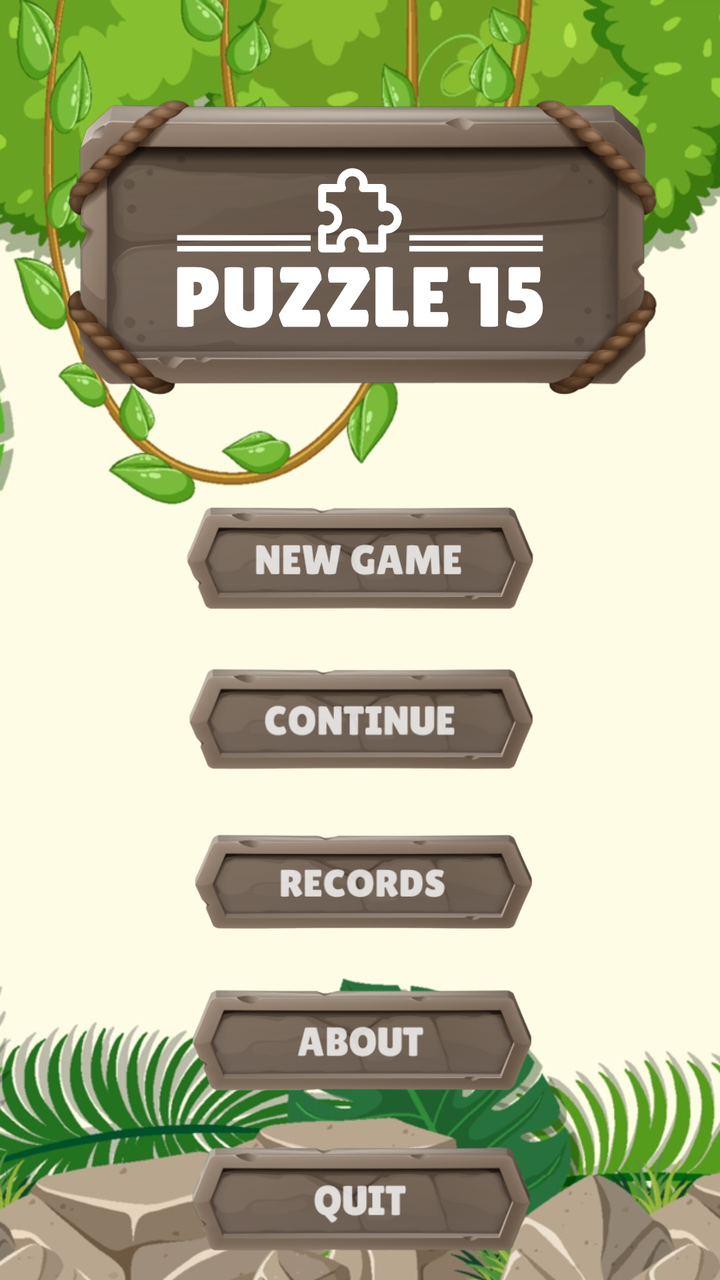
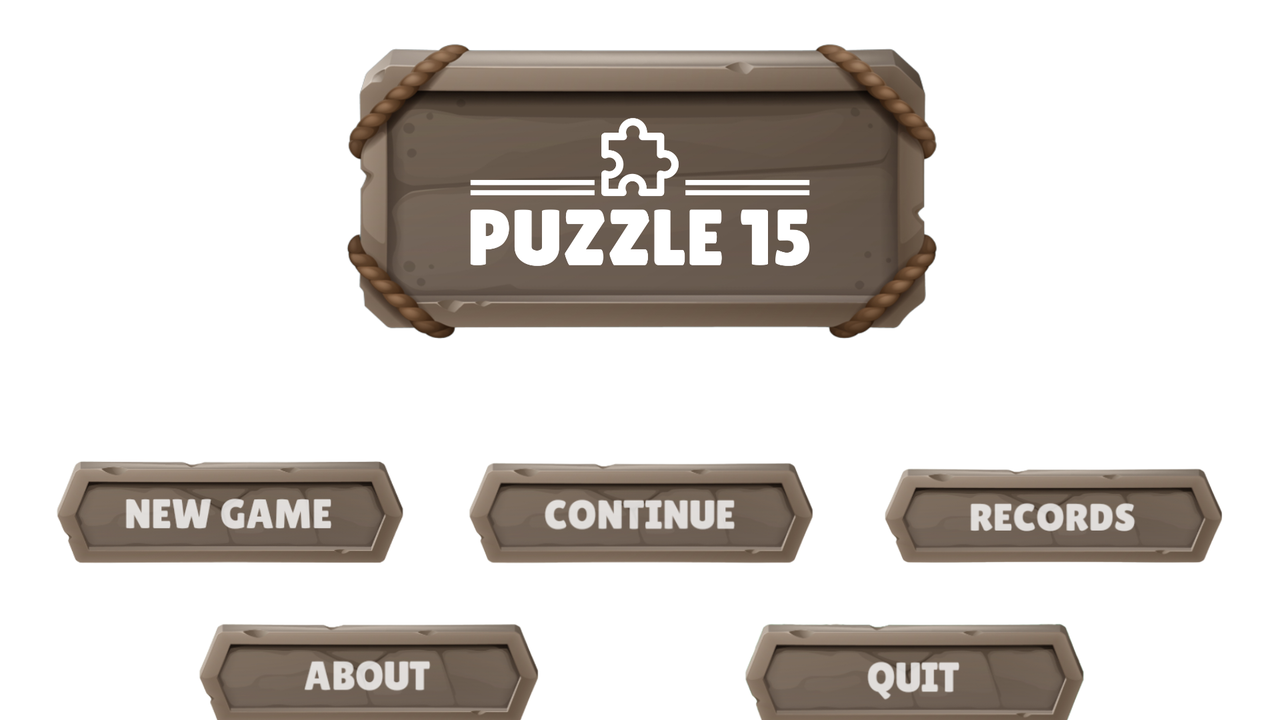

Two renders of one Android screen. The first uses the default layout on a phone; the second uses the alternative layout the repository ships for a different screen configuration, on a matching device. The two XML files are below.
<!-- AndroidManifest.xml: application theme Theme.Puzzle_15 -->
<!-- res/layout/activity_main.xml -->
<?xml version="1.0" encoding="utf-8"?>
<androidx.constraintlayout.widget.ConstraintLayout xmlns:android="http://schemas.android.com/apk/res/android"
    xmlns:app="http://schemas.android.com/apk/res-auto"
    android:layout_width="match_parent"
    android:layout_height="match_parent"
    android:background="@drawable/img_1">

    <androidx.appcompat.widget.AppCompatImageView
        android:layout_width="175dp"
        android:layout_height="55dp"
        android:background="@drawable/btn_new_game"
        app:layout_constraintBottom_toBottomOf="@id/newGame"
        app:layout_constraintEnd_toEndOf="@id/newGame"
        app:layout_constraintStart_toStartOf="@id/newGame"
        app:layout_constraintTop_toTopOf="@id/newGame" />

    <androidx.appcompat.widget.AppCompatImageButton
        android:id="@+id/newGame"
        android:layout_width="180dp"
        android:layout_height="60dp"
        android:background="@drawable/bg_btn_new_game"
        app:layout_constraintBottom_toBottomOf="parent"
        app:layout_constraintEnd_toEndOf="parent"
        app:layout_constraintStart_toStartOf="parent"
        app:layout_constraintTop_toTopOf="parent"
        app:layout_constraintVertical_bias="0.43" />

    <androidx.appcompat.widget.AppCompatImageView
        android:layout_width="175dp"
        android:layout_height="55dp"
        android:background="@drawable/btn_continue_game"
        app:layout_constraintBottom_toBottomOf="@id/continue1"
        app:layout_constraintEnd_toEndOf="@id/continue1"
        app:layout_constraintStart_toStartOf="@id/continue1"
        app:layout_constraintTop_toTopOf="@id/continue1" />

    <androidx.appcompat.widget.AppCompatImageButton
        android:id="@+id/continue1"
        android:layout_width="180dp"
        android:layout_height="60dp"
        android:layout_marginTop="20dp"
        android:background="@drawable/bg_continue_game"
        app:layout_constraintEnd_toEndOf="parent"
        app:layout_constraintStart_toStartOf="parent"
        app:layout_constraintTop_toBottomOf="@id/newGame" />

    <androidx.appcompat.widget.AppCompatImageView
        android:layout_width="175dp"
        android:layout_height="55dp"
        android:background="@drawable/btn_record_game"
        app:layout_constraintBottom_toBottomOf="@id/records"
        app:layout_constraintEnd_toEndOf="@id/records"
        app:layout_constraintStart_toStartOf="@id/records"
        app:layout_constraintTop_toTopOf="@id/records" />

    <androidx.appcompat.widget.AppCompatImageButton
        android:id="@+id/records"
        android:layout_width="180dp"
        android:layout_height="60dp"
        android:layout_marginTop="20dp"
        android:background="@drawable/bg_btn_record_game"
        app:layout_constraintEnd_toEndOf="parent"
        app:layout_constraintStart_toStartOf="parent"
        app:layout_constraintTop_toBottomOf="@id/continue1" />

    <androidx.appcompat.widget.AppCompatImageView
        android:layout_width="175dp"
        android:layout_height="55dp"
        android:background="@drawable/btn_about_game"
        app:layout_constraintBottom_toBottomOf="@id/about"
        app:layout_constraintEnd_toEndOf="@id/about"
        app:layout_constraintStart_toStartOf="@id/about"
        app:layout_constraintTop_toTopOf="@id/about" />

    <androidx.appcompat.widget.AppCompatImageButton
        android:id="@+id/about"
        android:layout_width="180dp"
        android:layout_height="60dp"
        android:layout_marginTop="20dp"
        android:background="@drawable/bg_btn_about_game"
        app:layout_constraintEnd_toEndOf="parent"
        app:layout_constraintStart_toStartOf="parent"
        app:layout_constraintTop_toBottomOf="@id/records" />

    <androidx.appcompat.widget.AppCompatImageView
        android:layout_width="175dp"
        android:layout_height="55dp"
        android:background="@drawable/btn_quit_game"
        app:layout_constraintBottom_toBottomOf="@id/exit"
        app:layout_constraintEnd_toEndOf="@id/exit"
        app:layout_constraintStart_toStartOf="@id/exit"
        app:layout_constraintTop_toTopOf="@id/exit" />

    <androidx.appcompat.widget.AppCompatImageButton
        android:id="@+id/exit"
        android:layout_width="180dp"
        android:layout_height="60dp"
        android:layout_marginTop="20dp"
        android:background="@drawable/bg_btn_quit_game"
        app:layout_constraintEnd_toEndOf="parent"
        app:layout_constraintStart_toStartOf="parent"
        app:layout_constraintTop_toBottomOf="@id/about" />

    <androidx.appcompat.widget.AppCompatImageView
        android:id="@+id/puzzlelogo"
        android:layout_width="300dp"
        android:layout_height="150dp"
        android:background="@drawable/puzzle_logo"
        app:layout_constraintBottom_toBottomOf="parent"
        app:layout_constraintEnd_toEndOf="parent"
        app:layout_constraintStart_toStartOf="parent"
        app:layout_constraintTop_toTopOf="parent"
        app:layout_constraintVertical_bias="0.1" />

    <androidx.appcompat.widget.AppCompatImageView
        android:layout_width="220dp"
        android:layout_height="80dp"
        android:src="@drawable/logo"
        app:layout_constraintBottom_toBottomOf="@id/puzzlelogo"
        app:layout_constraintEnd_toEndOf="@id/puzzlelogo"
        app:layout_constraintStart_toStartOf="@id/puzzlelogo"
        app:layout_constraintTop_toTopOf="@id/puzzlelogo" />


</androidx.constraintlayout.widget.ConstraintLayout>
<!-- resources referenced by this layout -->
<resources>
  <!-- drawable bg_btn_about_game (drawable) -->
  <?xml version="1.0" encoding="utf-8"?>
  <selector xmlns:android="http://schemas.android.com/apk/res/android">
      <item android:drawable="@drawable/btn_about_game" android:state_pressed="true" />
  </selector>
  <!-- drawable bg_btn_new_game (drawable) -->
  <?xml version="1.0" encoding="utf-8"?>
  <selector xmlns:android="http://schemas.android.com/apk/res/android">
      <item android:drawable="@drawable/btn_new_game" android:state_pressed="true"/>
  </selector>
  <!-- drawable bg_btn_quit_game (drawable) -->
  <?xml version="1.0" encoding="utf-8"?>
  <selector xmlns:android="http://schemas.android.com/apk/res/android">
      <item android:drawable="@drawable/btn_quit_game" android:state_pressed="true" />
  </selector>
  <!-- drawable bg_btn_record_game (drawable) -->
  <?xml version="1.0" encoding="utf-8"?>
  <selector xmlns:android="http://schemas.android.com/apk/res/android">
      <item android:drawable="@drawable/btn_record_game" android:state_pressed="true"/>
  </selector>
  <!-- drawable bg_continue_game (drawable) -->
  <?xml version="1.0" encoding="utf-8"?>
  <selector xmlns:android="http://schemas.android.com/apk/res/android">
      <item android:drawable="@drawable/btn_continue_game" android:state_pressed="true"/>
  </selector>
  <!-- drawable btn_about_game: png bitmap (drawable, 57513 bytes) -->
  <!-- drawable btn_continue_game: png bitmap (drawable, 67211 bytes) -->
  <!-- drawable btn_new_game: png bitmap (drawable, 60457 bytes) -->
  <!-- drawable btn_quit_game: png bitmap (drawable, 57148 bytes) -->
  <!-- drawable btn_record_game: png bitmap (drawable, 68118 bytes) -->
  <!-- drawable img_1: png bitmap (drawable, 583547 bytes) -->
  <!-- drawable logo: png bitmap (drawable, 19235 bytes) -->
  <!-- drawable puzzle_logo: png bitmap (drawable, 155850 bytes) -->
  <style name="Theme.Puzzle_15" parent="Theme.MaterialComponents.DayNight.NoActionBar">
          
          <item name="colorPrimary">@color/purple_500</item>
          <item name="colorPrimaryVariant">#000A5C</item>
          <item name="colorOnPrimary">@color/white</item>
          
          <item name="colorSecondary">@color/teal_200</item>
          <item name="colorSecondaryVariant">@color/teal_700</item>
          <item name="colorOnSecondary">@color/black</item>
          
          <item name="android:statusBarColor">#68A222</item>
          
          <item name="android:splitMotionEvents">false</item>
          <item name="android:windowEnableSplitTouch">false</item>
      </style>
  <color name="purple_500">#FF6200EE</color>
  <color name="white">#FFFFFFFF</color>
  <color name="teal_200">#FF03DAC5</color>
  <color name="teal_700">#FF018786</color>
  <color name="black">#FF000000</color>
</resources>
<!-- res/layout-land/activity_main.xml (the author's variant of the layout above) -->
<!-- drawn on the phone turned sideways -->
<?xml version="1.0" encoding="utf-8"?>
<androidx.constraintlayout.widget.ConstraintLayout xmlns:android="http://schemas.android.com/apk/res/android"
    xmlns:app="http://schemas.android.com/apk/res-auto"
    xmlns:tools="http://schemas.android.com/tools"
    android:layout_width="match_parent"
    android:layout_height="match_parent"
    android:background="@drawable/img"
    android:orientation="horizontal">

    <androidx.appcompat.widget.AppCompatImageView
        android:id="@+id/appCompatImageView3"
        android:layout_width="175dp"
        android:layout_height="55dp"
        android:background="@drawable/btn_new_game"
        app:layout_constraintBottom_toBottomOf="@id/newGame"
        app:layout_constraintEnd_toEndOf="@id/newGame"
        app:layout_constraintStart_toStartOf="@id/newGame"
        app:layout_constraintTop_toTopOf="@id/newGame" />

    <androidx.appcompat.widget.AppCompatImageButton
        android:id="@+id/newGame"
        android:layout_width="180dp"
        android:layout_height="60dp"
        android:background="@drawable/bg_btn_new_game"
        app:layout_constraintBottom_toBottomOf="parent"
        app:layout_constraintEnd_toStartOf="@id/continue1"
        app:layout_constraintStart_toStartOf="parent"
        app:layout_constraintTop_toBottomOf="@+id/puzzleLogo_land"
        app:layout_constraintVertical_bias="0.43" />

    <androidx.appcompat.widget.AppCompatImageView
        android:id="@+id/appCompatImageView4"
        android:layout_width="175dp"
        android:layout_height="55dp"
        android:background="@drawable/btn_continue_game"
        app:layout_constraintBottom_toBottomOf="@id/continue1"
        app:layout_constraintEnd_toEndOf="@id/continue1"
        app:layout_constraintStart_toStartOf="@id/continue1"
        app:layout_constraintTop_toTopOf="@id/continue1" />

    <androidx.appcompat.widget.AppCompatImageButton
        android:id="@+id/continue1"
        android:layout_width="180dp"
        android:layout_height="60dp"
        android:background="@drawable/bg_continue_game"
        app:layout_constraintEnd_toStartOf="@id/records"
        app:layout_constraintStart_toEndOf="@+id/newGame"
        app:layout_constraintTop_toTopOf="@id/newGame" />

    <androidx.appcompat.widget.AppCompatImageView
        android:layout_width="175dp"
        android:layout_height="55dp"
        android:background="@drawable/btn_record_game"
        app:layout_constraintBottom_toBottomOf="@id/records"
        app:layout_constraintEnd_toEndOf="@id/records"
        app:layout_constraintStart_toStartOf="@id/records"
        app:layout_constraintTop_toTopOf="@id/records" />

    <androidx.appcompat.widget.AppCompatImageButton
        android:id="@+id/records"
        android:layout_width="180dp"
        android:layout_height="60dp"
        android:background="@drawable/bg_btn_record_game"
        app:layout_constraintEnd_toEndOf="parent"
        app:layout_constraintStart_toEndOf="@+id/continue1"
        app:layout_constraintTop_toTopOf="@+id/continue1" />

    <androidx.appcompat.widget.AppCompatImageView
        android:id="@+id/appCompatImageView5"
        android:layout_width="175dp"
        android:layout_height="55dp"
        android:background="@drawable/btn_about_game"
        app:layout_constraintBottom_toBottomOf="@id/about"
        app:layout_constraintEnd_toEndOf="@id/about"
        app:layout_constraintStart_toStartOf="@id/about"
        app:layout_constraintTop_toTopOf="@id/about" />

    <androidx.appcompat.widget.AppCompatImageButton
        android:id="@+id/about"
        android:layout_width="180dp"
        android:layout_height="60dp"
        android:layout_marginTop="20dp"
        android:background="@drawable/bg_btn_about_game"
        app:layout_constraintEnd_toStartOf="@id/exit"
        app:layout_constraintStart_toStartOf="parent"
        app:layout_constraintTop_toBottomOf="@id/records" />

    <androidx.appcompat.widget.AppCompatImageView
        android:layout_width="175dp"
        android:layout_height="55dp"
        android:background="@drawable/btn_quit_game"
        app:layout_constraintBottom_toBottomOf="@id/exit"
        app:layout_constraintEnd_toEndOf="@id/exit"
        app:layout_constraintStart_toStartOf="@id/exit"
        app:layout_constraintTop_toTopOf="@id/exit" />

    <androidx.appcompat.widget.AppCompatImageButton
        android:id="@+id/exit"
        android:layout_width="180dp"
        android:layout_height="60dp"
        android:background="@drawable/bg_btn_quit_game"
        app:layout_constraintBottom_toBottomOf="@+id/about"
        app:layout_constraintEnd_toEndOf="parent"
        app:layout_constraintStart_toEndOf="@+id/about"
        app:layout_constraintTop_toTopOf="@+id/appCompatImageView5" />

    <androidx.appcompat.widget.AppCompatImageView
        android:id="@+id/puzzleLogo_land"
        android:layout_width="300dp"
        android:layout_height="150dp"
        android:background="@drawable/puzzle_logo"
        app:layout_constraintBottom_toBottomOf="parent"
        app:layout_constraintEnd_toEndOf="parent"
        app:layout_constraintStart_toStartOf="parent"
        app:layout_constraintTop_toTopOf="parent"
        app:layout_constraintVertical_bias="0.1" />

    <androidx.appcompat.widget.AppCompatImageView
        android:layout_width="170dp"
        android:layout_height="100dp"
        android:src="@drawable/logo"
        app:layout_constraintBottom_toBottomOf="@id/puzzleLogo_land"
        app:layout_constraintEnd_toEndOf="@id/puzzleLogo_land"
        app:layout_constraintStart_toStartOf="@id/puzzleLogo_land"
        app:layout_constraintTop_toTopOf="@id/puzzleLogo_land" />


</androidx.constraintlayout.widget.ConstraintLayout>
<!-- resources referenced by the variant -->
<!-- as the phone turned sideways resolves them -->
<resources>
  <!-- drawable bg_btn_about_game (drawable) -->
  <?xml version="1.0" encoding="utf-8"?>
  <selector xmlns:android="http://schemas.android.com/apk/res/android">
      <item android:drawable="@drawable/btn_about_game" android:state_pressed="true" />
  </selector>
  <!-- drawable bg_btn_new_game (drawable) -->
  <?xml version="1.0" encoding="utf-8"?>
  <selector xmlns:android="http://schemas.android.com/apk/res/android">
      <item android:drawable="@drawable/btn_new_game" android:state_pressed="true"/>
  </selector>
  <!-- drawable bg_btn_quit_game (drawable) -->
  <?xml version="1.0" encoding="utf-8"?>
  <selector xmlns:android="http://schemas.android.com/apk/res/android">
      <item android:drawable="@drawable/btn_quit_game" android:state_pressed="true" />
  </selector>
  <!-- drawable bg_btn_record_game (drawable) -->
  <?xml version="1.0" encoding="utf-8"?>
  <selector xmlns:android="http://schemas.android.com/apk/res/android">
      <item android:drawable="@drawable/btn_record_game" android:state_pressed="true"/>
  </selector>
  <!-- drawable bg_continue_game (drawable) -->
  <?xml version="1.0" encoding="utf-8"?>
  <selector xmlns:android="http://schemas.android.com/apk/res/android">
      <item android:drawable="@drawable/btn_continue_game" android:state_pressed="true"/>
  </selector>
  <!-- drawable btn_about_game: png bitmap (drawable, 57513 bytes) -->
  <!-- drawable btn_continue_game: png bitmap (drawable, 67211 bytes) -->
  <!-- drawable btn_new_game: png bitmap (drawable, 60457 bytes) -->
  <!-- drawable btn_quit_game: png bitmap (drawable, 57148 bytes) -->
  <!-- drawable btn_record_game: png bitmap (drawable, 68118 bytes) -->
  <!-- drawable logo: png bitmap (drawable, 19235 bytes) -->
  <!-- drawable puzzle_logo: png bitmap (drawable, 155850 bytes) -->
  <style name="Theme.Puzzle_15" parent="Theme.MaterialComponents.DayNight.NoActionBar">
          
          <item name="colorPrimary">@color/purple_500</item>
          <item name="colorPrimaryVariant">#000A5C</item>
          <item name="colorOnPrimary">@color/white</item>
          
          <item name="colorSecondary">@color/teal_200</item>
          <item name="colorSecondaryVariant">@color/teal_700</item>
          <item name="colorOnSecondary">@color/black</item>
          
          <item name="android:statusBarColor">#68A222</item>
          
          <item name="android:splitMotionEvents">false</item>
          <item name="android:windowEnableSplitTouch">false</item>
      </style>
  <color name="purple_500">#FF6200EE</color>
  <color name="white">#FFFFFFFF</color>
  <color name="teal_200">#FF03DAC5</color>
  <color name="teal_700">#FF018786</color>
  <color name="black">#FF000000</color>
</resources>
